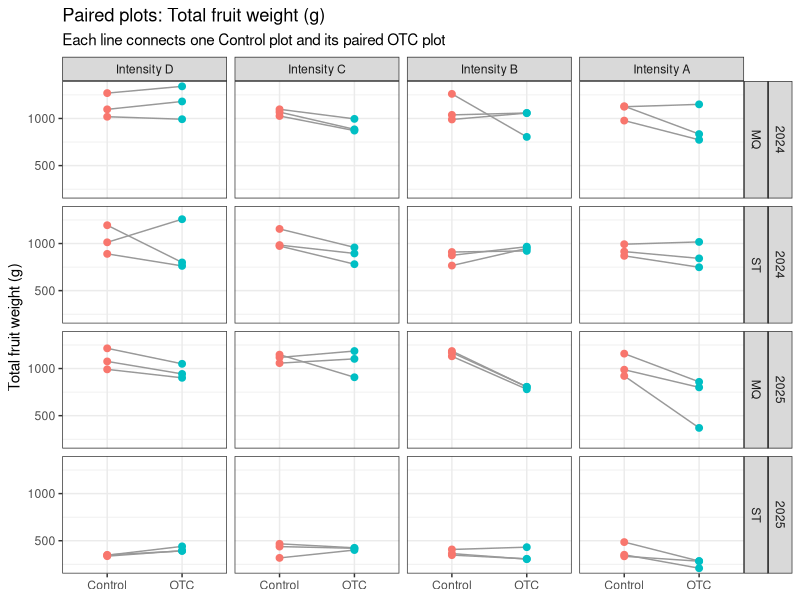
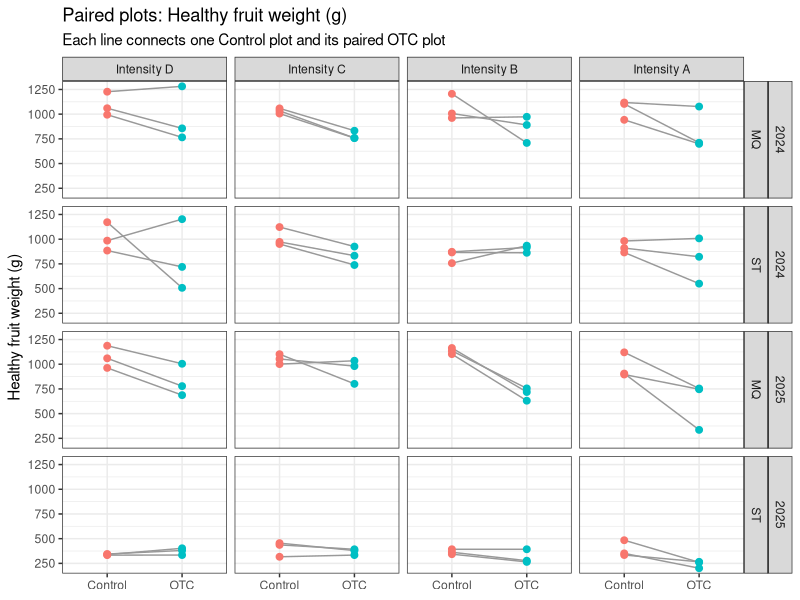
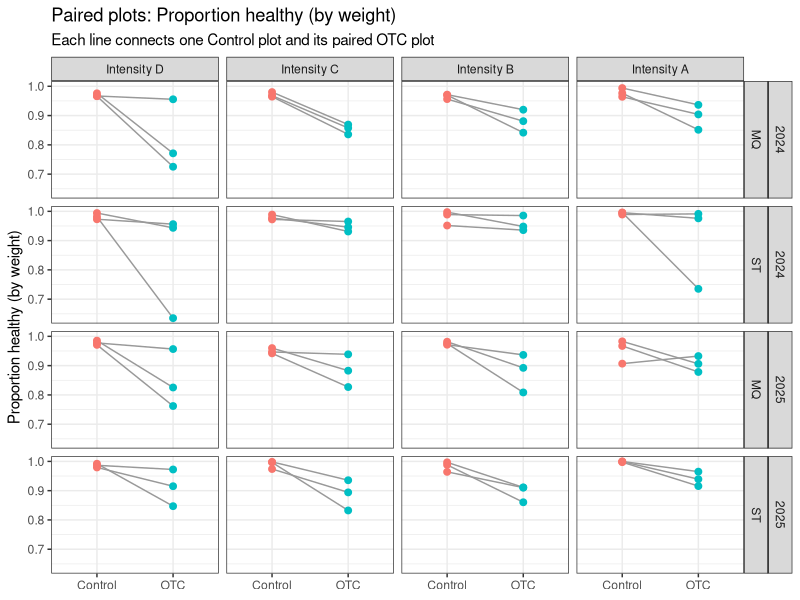
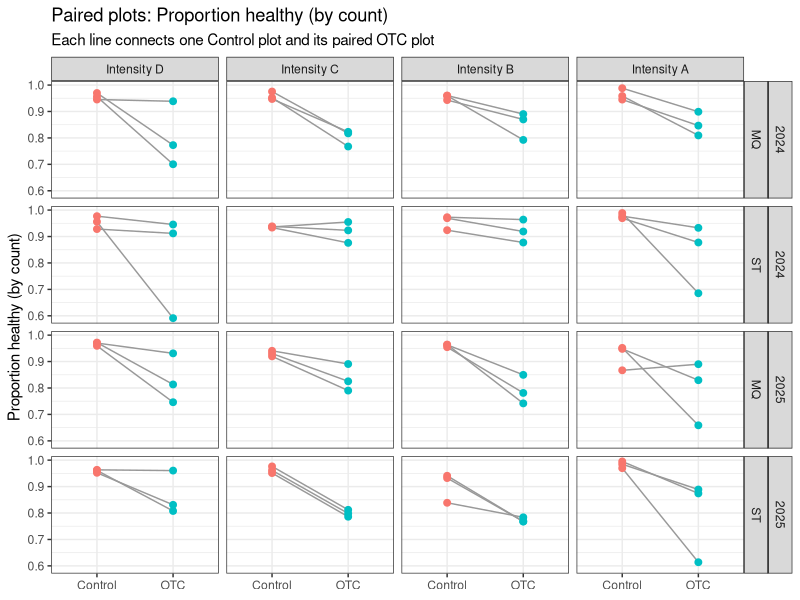

Write the R code that produced these figures, in order.
## ---- chunk 1
library(tidyverse)

d_raw <- read_csv("acute_yield_data_fall_2026.csv", show_col_types = FALSE)

glimpse(d_raw)
## ---- chunk 2
cat("Rows:", nrow(d_raw), "\n")
print(colSums(is.na(d_raw)))

# Each year x cultivar x intensity x treatment should have 3 rows (plots 1-3)
d_raw |> count(year, cultivar, intensity_group, treatment) |> print(n = Inf)
## ---- chunk 3
d <- d_raw |>
  mutate(
    treatment       = factor(treatment, levels = c("Control", "OTC")),
    intensity_group = factor(intensity_group, levels = c("D", "C", "B", "A")),  # D = 1 pulse ... A = 4 pulses
    pulses          = c(D = 1, C = 2, B = 3, A = 4)[as.character(intensity_group)],
    year            = factor(year),
    total_n         = rotten_n + healthy_n,
    total_weight    = rotten_weight + healthy_weight,
    prop_healthy_n  = healthy_n / total_n,
    prop_healthy_wt = healthy_weight / total_weight,
    pair_id         = paste(year, cultivar, intensity_group, plot, sep = "_")
  )

# Every pair_id should have exactly 2 rows (Control + OTC)
d |> count(pair_id) |> count(n)

resp <- c("total_weight", "healthy_weight", "prop_healthy_n", "prop_healthy_wt")
ylab_map <- c(total_weight    = "Total fruit weight (g)",
              healthy_weight  = "Healthy fruit weight (g)",
              prop_healthy_n  = "Proportion healthy (by count)",
              prop_healthy_wt = "Proportion healthy (by weight)")
## ---- chunk 4
# ---------- 3. Descriptive statistics ----------
desc <- d |>
  group_by(year, cultivar, intensity_group, treatment) |>
  summarise(across(all_of(resp), list(mean = mean, sd = sd)), n = n(), .groups = "drop")
print(desc, n = Inf, width = Inf)
## ---- chunk 5
# ---------- 4. Paired differences (OTC - Control) ----------
pairs <- d |>
  select(pair_id, year, cultivar, intensity_group, pulses, plot, treatment, all_of(resp)) |>
  pivot_wider(names_from = treatment, values_from = all_of(resp)) |>
  mutate(
    diff_total_weight   = total_weight_OTC    - total_weight_Control,
    diff_healthy_weight = healthy_weight_OTC  - healthy_weight_Control,
    diff_prop_n         = prop_healthy_n_OTC  - prop_healthy_n_Control,
    diff_prop_wt        = prop_healthy_wt_OTC - prop_healthy_wt_Control
  )

pairs |>
  group_by(year, cultivar, intensity_group) |>
  summarise(across(starts_with("diff_"), mean), .groups = "drop") |>
  print(n = Inf, width = Inf)
## ---- chunk 6
plot_paired <- function(r) {
  ggplot(d, aes(treatment, .data[[r]], group = pair_id, colour = treatment)) +
    geom_line(colour = "grey60") +
    geom_point(size = 2) +
    facet_grid(year + cultivar ~ intensity_group,
               labeller = labeller(intensity_group = function(x) paste("Intensity", x))) +
    labs(y = ylab_map[[r]], x = NULL,
         title = paste("Paired plots:", ylab_map[[r]]),
         subtitle = "Each line connects one Control plot and its paired OTC plot") +
    theme_bw() + theme(legend.position = "none")
}

plot_paired("total_weight")
## ---- chunk 7
plot_paired("healthy_weight")
## ---- chunk 8
plot_paired("prop_healthy_wt")
## ---- chunk 9
plot_paired("prop_healthy_n")
